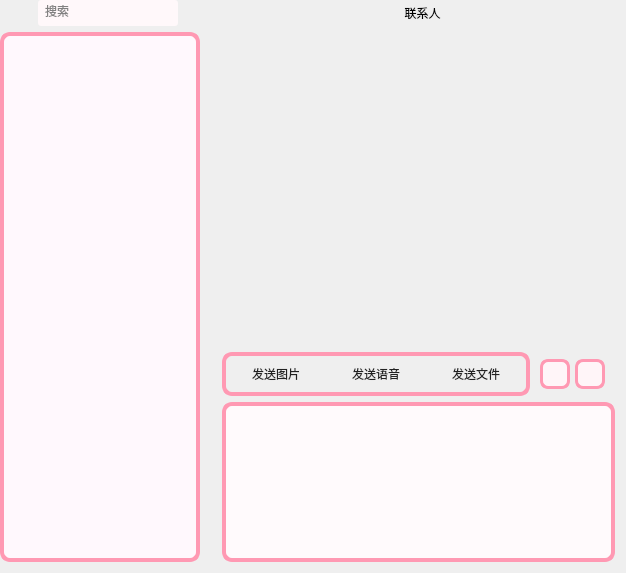
      <widget class="QWidget" name="page_talk">
       <layout class="QGridLayout" name="gridLayout">
        <property name="leftMargin">
         <number>0</number>
        </property>
        <property name="topMargin">
         <number>0</number>
        </property>
        <property name="bottomMargin">
         <number>11</number>
        </property>
        <item row="0" column="0">
         <layout class="QHBoxLayout" name="horizontalLayout_17">
          <item>
           <widget class="QPushButton" name="but_logo">
            <property name="sizePolicy">
             <sizepolicy hsizetype="Fixed" vsizetype="Fixed">
              <horstretch>0</horstretch>
              <verstretch>0</verstretch>
             </sizepolicy>
            </property>
            <property name="minimumSize">
             <size>
              <width>0</width>
              <height>26</height>
             </size>
            </property>
            <property name="styleSheet">
             <string notr="true">background:transparent;
 border: none;
</string>
            </property>
            <property name="text">
             <string/>
            </property>
            <property name="icon">
             <iconset theme="QIcon::ThemeIcon::EditFind"/>
            </property>
           </widget>
          </item>
          <item alignment="Qt::AlignmentFlag::AlignLeft|Qt::AlignmentFlag::AlignTop">
           <widget class="LineSerach" name="line_search">
            <property name="sizePolicy">
             <sizepolicy hsizetype="Fixed" vsizetype="Fixed">
              <horstretch>0</horstretch>
              <verstretch>0</verstretch>
             </sizepolicy>
            </property>
            <property name="minimumSize">
             <size>
              <width>140</width>
              <height>26</height>
             </size>
            </property>
            <property name="maximumSize">
             <size>
              <width>140</width>
              <height>26</height>
             </size>
            </property>
            <property name="mouseTracking">
             <bool>false</bool>
            </property>
            <property name="contextMenuPolicy">
             <enum>Qt::ContextMenuPolicy::NoContextMenu</enum>
            </property>
            <property name="styleSheet">
             <string notr="true">font: 10pt &quot;Microsoft YaHei UI&quot;;
border-radius: 3px;
background: rgba(255, 248, 250, 1); 
color: grey;
padding: 5px;</string>
            </property>
            <property name="text">
             <string>搜索</string>
            </property>
            <property name="maxLength">
             <number>20</number>
            </property>
           </widget>
          </item>
          <item alignment="Qt::AlignmentFlag::AlignLeft|Qt::AlignmentFlag::AlignTop">
           <widget class="QPushButton" name="but_add0">
            <property name="sizePolicy">
             <sizepolicy hsizetype="Fixed" vsizetype="Fixed">
              <horstretch>0</horstretch>
              <verstretch>0</verstretch>
             </sizepolicy>
            </property>
            <property name="minimumSize">
             <size>
              <width>0</width>
              <height>26</height>
             </size>
            </property>
            <property name="cursor">
             <cursorShape>PointingHandCursor</cursorShape>
            </property>
            <property name="styleSheet">
             <string notr="true">background:transparent;
 border: none;
</string>
            </property>
            <property name="text">
             <string/>
            </property>
            <property name="icon">
             <iconset theme="QIcon::ThemeIcon::ContactNew"/>
            </property>
           </widget>
          </item>
         </layout>
        </item>
        <item row="0" column="1">
         <layout class="QHBoxLayout" name="horizontalLayout_4">
          <property name="leftMargin">
           <number>3</number>
          </property>
          <item>
           <widget class="QLabel" name="lab_friendname">
            <property name="sizePolicy">
             <sizepolicy hsizetype="Fixed" vsizetype="Fixed">
              <horstretch>0</horstretch>
              <verstretch>0</verstretch>
             </sizepolicy>
            </property>
            <property name="cursor">
             <cursorShape>ArrowCursor</cursorShape>
            </property>
            <property name="styleSheet">
             <string notr="true">font: 520 13pt &quot;Microsoft YaHei UI&quot;;
border: transparent;</string>
            </property>
            <property name="text">
             <string>  联系人</string>
            </property>
           </widget>
          </item>
         </layout>
        </item>
        <item row="1" column="0" rowspan="3">
         <widget class="TalkList" name="list_talks">
          <property name="sizePolicy">
           <sizepolicy hsizetype="Fixed" vsizetype="Expanding">
            <horstretch>0</horstretch>
            <verstretch>0</verstretch>
           </sizepolicy>
          </property>
          <property name="minimumSize">
           <size>
            <width>200</width>
            <height>0</height>
           </size>
          </property>
          <property name="maximumSize">
           <size>
            <width>200</width>
            <height>16777215</height>
           </size>
          </property>
          <property name="mouseTracking">
           <bool>true</bool>
          </property>
          <property name="styleSheet">
           <string notr="true">QListView {
font: 450 11pt &quot;Microsoft YaHei UI Light&quot;;
border: 4px solid rgba(255, 153, 179, 1);
border-radius: 10px;
background: rgb(255, 248, 253);
padding: 5px;
}

QScrollBar:vertical {
width: 7px;
background: #f0f0f0;
border-radius: 8px;
}

QScrollBar::handle:vertical {
background: #888;
min-height: 40px;
border-radius: 10px;
}

QScrollBar::handle:vertical:hover {
background: #555;
}

QScrollBar::add-line:vertical, QScrollBar::sub-line:vertical {
background: none;
}

QScrollBar::add-page:vertical, QScrollBar::sub-page:vertical {
background: none;
}</string>
          </property>
          <property name="selectionMode">
           <enum>QAbstractItemView::SelectionMode::SingleSelection</enum>
          </property>
         </widget>
        </item>
        <item row="3" column="1">
         <widget class="EnterTextEdit" name="edit_input">
          <property name="sizePolicy">
           <sizepolicy hsizetype="Expanding" vsizetype="Fixed">
            <horstretch>0</horstretch>
            <verstretch>10</verstretch>
           </sizepolicy>
          </property>
          <property name="maximumSize">
           <size>
            <width>16777215</width>
            <height>160</height>
           </size>
          </property>
          <property name="mouseTracking">
           <bool>false</bool>
          </property>
          <property name="contextMenuPolicy">
           <enum>Qt::ContextMenuPolicy::NoContextMenu</enum>
          </property>
          <property name="styleSheet">
           <string notr="true">QTextEdit {
    font: 11pt &quot;Microsoft YaHei UI&quot;;
    color: #222;  
    border: 4px solid rgba(255, 153, 179, 1);
    border-radius: 10px;
	background: rgb(255, 250, 252);
    padding: 5px;
}

QScrollBar:vertical {
    width: 12px;
    background: #f0f0f0;
    border-radius: 6px;
    margin: 0px;
    padding: 0px;
}

QScrollBar::handle:vertical {
    background: #888;
    min-height: 40px;
    border-radius: 6px;
    margin: 0px;
}

QScrollBar::handle:vertical:hover {
    background: #555;
}

QScrollBar::add-line:vertical, QScrollBar::sub-line:vertical {
    height: 0px;
    background: none;
}

QScrollBar::add-page:vertical, QScrollBar::sub-page:vertical {
    background: none;
}

TalkStacked QScrollBar:vertical {
    width: 12px;
    background: #f0f0f0;
    border-radius: 6px;
    margin: 0;
    padding: 0;
}
TalkStacked QScrollBar::handle:vertical {
    background: #888;
    min-height: 40px;
    border-radius: 6px;
    margin: 0;
}
TalkStacked QScrollBar::handle:vertical:hover {
    background: #555;
}</string>
          </property>
         </widget>
        </item>
        <item row="2" column="1">
         <layout class="QHBoxLayout" name="horizontalLayout_2">
          <property name="spacing">
           <number>0</number>
          </property>
          <property name="sizeConstraint">
           <enum>QLayout::SizeConstraint::SetFixedSize</enum>
          </property>
          <property name="leftMargin">
           <number>0</number>
          </property>
          <property name="rightMargin">
           <number>0</number>
          </property>
          <item>
           <widget class="QFrame" name="frame">
            <property name="sizePolicy">
             <sizepolicy hsizetype="Preferred" vsizetype="Maximum">
              <horstretch>50</horstretch>
              <verstretch>50</verstretch>
             </sizepolicy>
            </property>
            <property name="styleSheet">
             <string notr="true">QFrame {
    border: 4px solid rgba(255, 153, 179, 1);
    border-radius: 10px; 
}</string>
            </property>
            <property name="frameShape">
             <enum>QFrame::Shape::StyledPanel</enum>
            </property>
            <property name="frameShadow">
             <enum>QFrame::Shadow::Raised</enum>
            </property>
            <layout class="QGridLayout" name="gridLayout_6">
             <property name="leftMargin">
              <number>0</number>
             </property>
             <property name="topMargin">
              <number>3</number>
             </property>
             <property name="rightMargin">
              <number>0</number>
             </property>
             <property name="bottomMargin">
              <number>3</number>
             </property>
             <property name="spacing">
              <number>0</number>
             </property>
             <item row="0" column="3">
              <widget class="QPushButton" name="but_tool_sendfile">
               <property name="sizePolicy">
                <sizepolicy hsizetype="Fixed" vsizetype="Fixed">
                 <horstretch>0</horstretch>
                 <verstretch>0</verstretch>
                </sizepolicy>
               </property>
               <property name="minimumSize">
                <size>
                 <width>100</width>
                 <height>30</height>
                </size>
               </property>
               <property name="cursor">
                <cursorShape>PointingHandCursor</cursorShape>
               </property>
               <property name="styleSheet">
                <string notr="true">QPushButton {
	font: 12pt &quot;Microsoft YaHei UI&quot;;
    background-color: transparent;
    border: none;
    color: #222;
}
QPushButton:hover {
	font: 12pt &quot;Microsoft YaHei UI&quot;;
    background-color: rgba(255, 105, 180, 0.2);
}
QPushButton:pressed {
	font: 12pt &quot;Microsoft YaHei UI&quot;;
    background-color: rgba(255, 105, 180, 0.4);
}</string>
               </property>
               <property name="text">
                <string>发送文件</string>
               </property>
               <property name="icon">
                <iconset theme="QIcon::ThemeIcon::DocumentOpen"/>
               </property>
               <property name="iconSize">
                <size>
                 <width>20</width>
                 <height>20</height>
                </size>
               </property>
              </widget>
             </item>
             <item row="0" column="2">
              <widget class="QPushButton" name="but_tool_sendaudio">
               <property name="sizePolicy">
                <sizepolicy hsizetype="Fixed" vsizetype="Fixed">
                 <horstretch>0</horstretch>
                 <verstretch>0</verstretch>
                </sizepolicy>
               </property>
               <property name="minimumSize">
                <size>
                 <width>100</width>
                 <height>30</height>
                </size>
               </property>
               <property name="cursor">
                <cursorShape>PointingHandCursor</cursorShape>
               </property>
               <property name="styleSheet">
                <string notr="true">QPushButton {
	font: 12pt &quot;Microsoft YaHei UI&quot;;
    background-color: transparent;
    border: none;
    color: #222;
}
QPushButton:hover {
	font: 12pt &quot;Microsoft YaHei UI&quot;;
    background-color: rgba(255, 105, 180, 0.2);
}
QPushButton:pressed {
	font: 12pt &quot;Microsoft YaHei UI&quot;;
    background-color: rgba(255, 105, 180, 0.4);
}</string>
               </property>
               <property name="text">
                <string>发送语音</string>
               </property>
               <property name="icon">
                <iconset theme="QIcon::ThemeIcon::MediaRecord"/>
               </property>
               <property name="iconSize">
                <size>
                 <width>20</width>
                 <height>20</height>
                </size>
               </property>
              </widget>
             </item>
             <item row="0" column="0">
              <widget class="QPushButton" name="but_tool_sendpic">
               <property name="sizePolicy">
                <sizepolicy hsizetype="Fixed" vsizetype="Expanding">
                 <horstretch>0</horstretch>
                 <verstretch>0</verstretch>
                </sizepolicy>
               </property>
               <property name="minimumSize">
                <size>
                 <width>100</width>
                 <height>30</height>
                </size>
               </property>
               <property name="cursor">
                <cursorShape>PointingHandCursor</cursorShape>
               </property>
               <property name="styleSheet">
                <string notr="true">QPushButton {
	font: 12pt &quot;Microsoft YaHei UI&quot;;
    background-color: transparent;
    border: none;
    color: #222;
}
QPushButton:hover {
	font: 12pt &quot;Microsoft YaHei UI&quot;;
    background-color: rgba(255, 105, 180, 0.2);
}
QPushButton:pressed {
	font: 12pt &quot;Microsoft YaHei UI&quot;;
    background-color: rgba(255, 105, 180, 0.4);
}</string>
               </property>
               <property name="text">
                <string>发送图片</string>
               </property>
               <property name="icon">
                <iconset theme="QIcon::ThemeIcon::ZoomFitBest"/>
               </property>
               <property name="iconSize">
                <size>
                 <width>20</width>
                 <height>20</height>
                </size>
               </property>
              </widget>
             </item>
            </layout>
           </widget>
          </item>
          <item>
           <spacer name="horizontalSpacer_2">
            <property name="orientation">
             <enum>Qt::Orientation::Horizontal</enum>
            </property>
            <property name="sizeType">
             <enum>QSizePolicy::Policy::Fixed</enum>
            </property>
            <property name="sizeHint" stdset="0">
             <size>
              <width>10</width>
              <height>20</height>
             </size>
            </property>
           </spacer>
          </item>
          <item alignment="Qt::AlignmentFlag::AlignRight|Qt::AlignmentFlag::AlignVCenter">
           <widget class="QPushButton" name="but_upload">
            <property name="sizePolicy">
             <sizepolicy hsizetype="Fixed" vsizetype="Fixed">
              <horstretch>0</horstretch>
              <verstretch>0</verstretch>
             </sizepolicy>
            </property>
            <property name="minimumSize">
             <size>
              <width>30</width>
              <height>30</height>
             </size>
            </property>
            <property name="maximumSize">
             <size>
              <width>30</width>
              <height>30</height>
             </size>
            </property>
            <property name="toolTip">
             <string>无上传</string>
            </property>
            <property name="styleSheet">
             <string notr="true">QPushButton {
    font: 11pt &quot;Microsoft YaHei UI&quot;;
    color: #222;
    border: 3px solid rgba(255, 153, 179, 1);
    background: rgb(255, 245, 248);
    border-radius: 8px;
    padding: 6px 16px;
}

QPushButton:disabled {
    color: #999;
    border: 3px solid rgba(255, 153, 179, 0.3);
    background: rgb(180, 180, 180);
}
QToolTip {
    font: 13pt &quot;Microsoft YaHei UI&quot;;
    color: #222;                 
    background: rgb(255, 250, 252);
    border: 2px solid rgba(255, 153, 179, 1); 
    border-radius: 0px;
    text-align: center;
}
</string>
            </property>
            <property name="text">
             <string/>
            </property>
            <property name="icon">
             <iconset theme="QIcon::ThemeIcon::DocumentSend"/>
            </property>
            <property name="iconSize">
             <size>
              <width>18</width>
              <height>18</height>
             </size>
            </property>
           </widget>
          </item>
          <item>
           <spacer name="horizontalSpacer_6">
            <property name="orientation">
             <enum>Qt::Orientation::Horizontal</enum>
            </property>
            <property name="sizeType">
             <enum>QSizePolicy::Policy::Fixed</enum>
            </property>
            <property name="sizeHint" stdset="0">
             <size>
              <width>5</width>
              <height>20</height>
             </size>
            </property>
           </spacer>
          </item>
          <item alignment="Qt::AlignmentFlag::AlignRight|Qt::AlignmentFlag::AlignVCenter">
           <widget class="QPushButton" name="but_download">
            <property name="enabled">
             <bool>true</bool>
            </property>
            <property name="sizePolicy">
             <sizepolicy hsizetype="Fixed" vsizetype="Fixed">
              <horstretch>0</horstretch>
              <verstretch>0</verstretch>
             </sizepolicy>
            </property>
            <property name="minimumSize">
             <size>
              <width>30</width>
              <height>30</height>
             </size>
            </property>
            <property name="maximumSize">
             <size>
              <width>30</width>
              <height>30</height>
             </size>
            </property>
            <property name="toolTip">
             <string>无下载</string>
            </property>
            <property name="styleSheet">
             <string notr="true">QPushButton {
    font: 11pt &quot;Microsoft YaHei UI&quot;;
    color: #222;
    border: 3px solid rgba(255, 153, 179, 1);
    background: rgb(255, 245, 248);
    border-radius: 8px;
    padding: 6px 16px;
}

QPushButton:disabled {
    color: #999;
    border: 3px solid rgba(255, 153, 179, 0.3);
    background: rgb(180, 180, 180);
}
QToolTip {
    font: 13pt &quot;Microsoft YaHei UI&quot;;
    color: #222;                 
    background: rgb(255, 250, 252);
    border: 2px solid rgba(255, 153, 179, 1); 
    border-radius: 0px;
    text-align: center;
}
</string>
            </property>
            <property name="text">
             <string/>
            </property>
            <property name="icon">
             <iconset theme="QIcon::ThemeIcon::ObjectRotateRight"/>
            </property>
            <property name="iconSize">
             <size>
              <width>19</width>
              <height>19</height>
             </size>
            </property>
           </widget>
          </item>
          <item>
           <spacer name="horizontalSpacer_5">
            <property name="orientation">
             <enum>Qt::Orientation::Horizontal</enum>
            </property>
            <property name="sizeType">
             <enum>QSizePolicy::Policy::Fixed</enum>
            </property>
            <property name="sizeHint" stdset="0">
             <size>
              <width>10</width>
              <height>20</height>
             </size>
            </property>
           </spacer>
          </item>
         </layout>
        </item>
        <item row="1" column="1">
         <widget class="TalkStacked" name="stack_talks">
          <property name="sizePolicy">
           <sizepolicy hsizetype="Expanding" vsizetype="Expanding">
            <horstretch>0</horstretch>
            <verstretch>0</verstretch>
           </sizepolicy>
          </property>
          <property name="minimumSize">
           <size>
            <width>0</width>
            <height>314</height>
           </size>
          </property>
          <property name="styleSheet">
           <string notr="true">QScrollBar:vertical {
    width: 12px;
    background: #f0f0f0;
    border-radius: 6px;
    margin: 0px;
    padding: 0px;
}

QScrollBar::handle:vertical {
    background: #888;
    min-height: 40px;
    border-radius: 6px;
    margin: 0px;
}

QScrollBar::handle:vertical:hover {
    background: #555;
}

QScrollBar::add-line:vertical, QScrollBar::sub-line:vertical {
    height: 0px;
    background: none;
}

QScrollBar::add-page:vertical, QScrollBar::sub-page:vertical {
    background: none;
}
TalkStacked QScrollBar:vertical {
    width: 12px;
    background: #f0f0f0;
    border-radius: 6px;
    margin: 0;
    padding: 0;
}
TalkStacked QScrollBar::handle:vertical {
    background: #888;
    min-height: 40px;
    border-radius: 6px;
    margin: 0;
}
TalkStacked QScrollBar::handle:vertical:hover {
    background: #555;
}</string>
          </property>
          <widget class="QWidget" name="page0">
           <layout class="QGridLayout" name="gridLayout_3"/>
          </widget>
          <widget class="QWidget" name="page_"/>
         </widget>
        </item>
       </layout>
      </widget>
